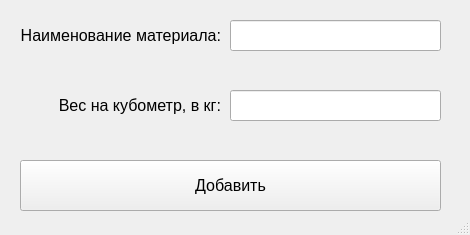
<?xml version="1.0" encoding="UTF-8"?>
<ui version="4.0">
 <class>MainWindow</class>
 <widget class="QMainWindow" name="MainWindow">
  <property name="geometry">
   <rect>
    <x>0</x>
    <y>0</y>
    <width>470</width>
    <height>235</height>
   </rect>
  </property>
  <property name="windowTitle">
   <string>Добавить материал в базу данных</string>
  </property>
  <widget class="QWidget" name="centralwidget">
   <widget class="QPushButton" name="btn_add_db">
    <property name="geometry">
     <rect>
      <x>20</x>
      <y>160</y>
      <width>421</width>
      <height>51</height>
     </rect>
    </property>
    <property name="font">
     <font>
      <pointsize>12</pointsize>
     </font>
    </property>
    <property name="text">
     <string>Добавить</string>
    </property>
   </widget>
   <widget class="QLineEdit" name="addForm_name">
    <property name="geometry">
     <rect>
      <x>230</x>
      <y>20</y>
      <width>211</width>
      <height>31</height>
     </rect>
    </property>
    <property name="font">
     <font>
      <pointsize>12</pointsize>
     </font>
    </property>
   </widget>
   <widget class="QLineEdit" name="addForm_width">
    <property name="geometry">
     <rect>
      <x>230</x>
      <y>90</y>
      <width>211</width>
      <height>31</height>
     </rect>
    </property>
    <property name="font">
     <font>
      <pointsize>12</pointsize>
     </font>
    </property>
   </widget>
   <widget class="QLabel" name="label">
    <property name="geometry">
     <rect>
      <x>10</x>
      <y>10</y>
      <width>211</width>
      <height>51</height>
     </rect>
    </property>
    <property name="font">
     <font>
      <pointsize>12</pointsize>
     </font>
    </property>
    <property name="text">
     <string>&lt;html&gt;&lt;head/&gt;&lt;body&gt;&lt;p align=&quot;right&quot;&gt;Наименование материала:&lt;/p&gt;&lt;/body&gt;&lt;/html&gt;</string>
    </property>
   </widget>
   <widget class="QLabel" name="label_2">
    <property name="geometry">
     <rect>
      <x>40</x>
      <y>80</y>
      <width>181</width>
      <height>51</height>
     </rect>
    </property>
    <property name="font">
     <font>
      <pointsize>12</pointsize>
     </font>
    </property>
    <property name="text">
     <string>&lt;html&gt;&lt;head/&gt;&lt;body&gt;&lt;p align=&quot;right&quot;&gt;Вес на кубометр, в кг:&lt;/p&gt;&lt;/body&gt;&lt;/html&gt;</string>
    </property>
   </widget>
  </widget>
  <widget class="QMenuBar" name="menubar">
   <property name="geometry">
    <rect>
     <x>0</x>
     <y>0</y>
     <width>470</width>
     <height>21</height>
    </rect>
   </property>
  </widget>
  <widget class="QStatusBar" name="statusbar"/>
 </widget>
 <resources/>
 <connections/>
</ui>
